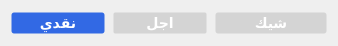
  <widget class="QWidget" name="layoutWidget_7">
   <property name="geometry">
    <rect>
     <x>343</x>
     <y>87</y>
     <width>338</width>
     <height>46</height>
    </rect>
   </property>
   <layout class="QHBoxLayout" name="horizontalLayout_3" stretch="5,5,6">
    <property name="spacing">
     <number>8</number>
    </property>
    <property name="sizeConstraint">
     <enum>QLayout::SetDefaultConstraint</enum>
    </property>
    <item>
     <widget class="QPushButton" name="cash">
      <property name="maximumSize">
       <size>
        <width>16777215</width>
        <height>22</height>
       </size>
      </property>
      <property name="autoFillBackground">
       <bool>false</bool>
      </property>
      <property name="styleSheet">
       <string notr="true">QPushButton {
  	background-color: #d4d4d4;
    border-style: hidden;
	border-width: 1px;
    border-radius: 3px;
    font: bold 14px;
    color: #ffffff;
 
}

QPushButton:checked {
background-color: #3269e4;
}</string>
      </property>
      <property name="text">
       <string>نقدي</string>
      </property>
      <property name="checkable">
       <bool>true</bool>
      </property>
      <property name="checked">
       <bool>true</bool>
      </property>
      <property name="autoExclusive">
       <bool>true</bool>
      </property>
      <property name="default">
       <bool>false</bool>
      </property>
      <property name="flat">
       <bool>false</bool>
      </property>
     </widget>
    </item>
    <item>
     <widget class="QPushButton" name="credit">
      <property name="maximumSize">
       <size>
        <width>16777215</width>
        <height>22</height>
       </size>
      </property>
      <property name="styleSheet">
       <string notr="true">QPushButton {
  	background-color: #d4d4d4;
    border-style: hidden;
	border-width:1px;
    border-radius: 2px;
    font: bold 14px;
    color: #ffffff; 
}

QPushButton:checked {
background-color: #3269e4;
}</string>
      </property>
      <property name="text">
       <string>اجل</string>
      </property>
      <property name="checkable">
       <bool>true</bool>
      </property>
      <property name="autoExclusive">
       <bool>true</bool>
      </property>
      <property name="flat">
       <bool>false</bool>
      </property>
     </widget>
    </item>
    <item>
     <widget class="QPushButton" name="cheque">
      <property name="maximumSize">
       <size>
        <width>16777215</width>
        <height>22</height>
       </size>
      </property>
      <property name="styleSheet">
       <string notr="true">QPushButton {
  	background-color: #d4d4d4;
    border-style: hidden;
	border-width:1px;
    border-radius: 3px;
    font: bold 14px;
    color: #ffffff;
}

QPushButton:checked {
background-color: #3269e4;
}</string>
      </property>
      <property name="text">
       <string>شيك</string>
      </property>
      <property name="checkable">
       <bool>true</bool>
      </property>
      <property name="autoExclusive">
       <bool>true</bool>
      </property>
     </widget>
    </item>
   </layout>
  </widget>
